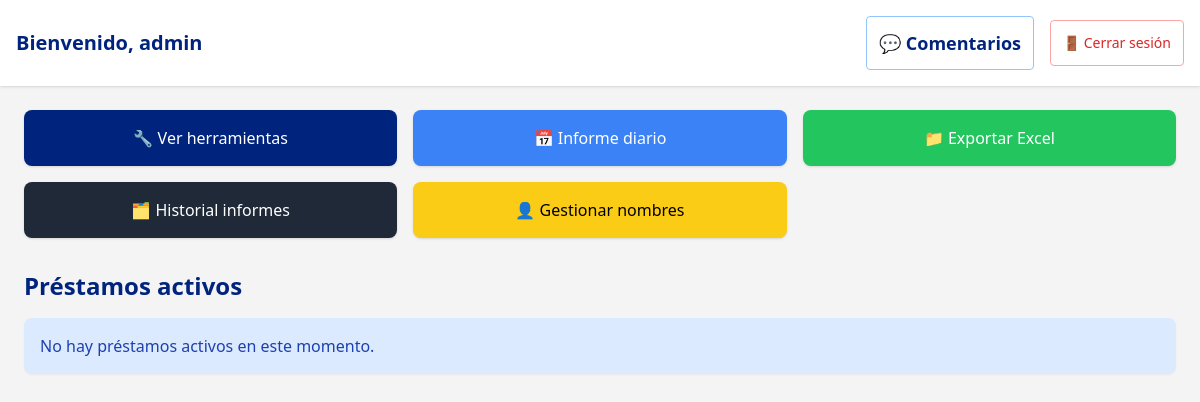
Page /dashboard.php (signed in) on the earlier database version.
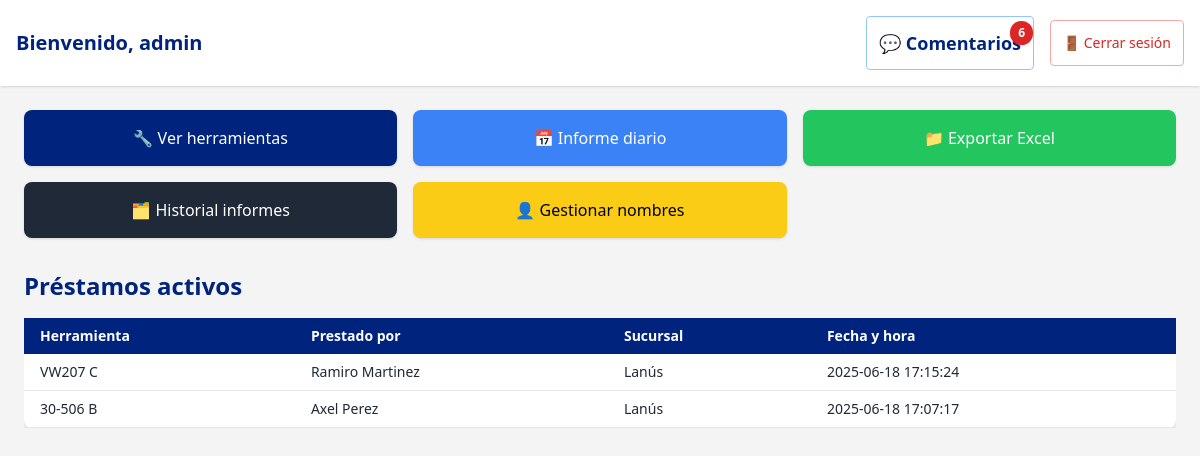
Same page on the later database version.
### tables this page shows
CREATE TABLE `prestamos` (
  `id` int(11) NOT NULL AUTO_INCREMENT,
  `herramienta_id` int(11) NOT NULL,
  `mecanico_id` int(11) DEFAULT NULL,
  `nombre_personalizado` varchar(100) DEFAULT NULL,
  `sucursal` varchar(100) NOT NULL DEFAULT 'Lanús',
  `fecha_hora` datetime NOT NULL,
  `fecha_devolucion` datetime DEFAULT NULL,
  `devuelta` tinyint(1) DEFAULT 0,
  `comentario_devolucion` text DEFAULT NULL,
  `leido` tinyint(1) DEFAULT 0,
  PRIMARY KEY (`id`),
  KEY `herramienta_id` (`herramienta_id`),
  CONSTRAINT `prestamos_ibfk_1` FOREIGN KEY (`herramienta_id`) REFERENCES `herramientas` (`id`) ON UPDATE CASCADE
);

CREATE TABLE `herramientas` (
  `id` int(11) NOT NULL AUTO_INCREMENT,
  `codigo` varchar(50) DEFAULT NULL,
  `nombre` varchar(100) NOT NULL,
  `ubicacion` varchar(100) NOT NULL,
  `imagen` varchar(255) DEFAULT NULL,
  `cantidad` int(11) DEFAULT 1,
  PRIMARY KEY (`id`)
);

CREATE TABLE `mecanicos` (
  `id` int(11) NOT NULL AUTO_INCREMENT,
  `nombre` varchar(100) NOT NULL,
  PRIMARY KEY (`id`),
  UNIQUE KEY `nombre` (`nombre`)
);

### dashboard.php (the view, shortened to what this page needs)
<?php
include 'includes/conexion.php';
$nombreGerente = $_SESSION['gerente'];
$prestamos = $conexion->query("SELECT p.*, h.nombre AS herramienta, m.nombre AS mecanico FROM prestamos p LEFT JOIN herramientas h ON p.herramienta_id = h.id LEFT JOIN mecanicos m ON p.mecanico_id = m.id WHERE p.devuelta = 0 ORDER BY p.fecha_hora DESC");
$noLeidosRes = $conexion->query("SELECT COUNT(*) AS total FROM prestamos WHERE comentario_devolucion IS NOT NULL AND TRIM(comentario_devolucion) != '' AND leido = 0");
$noLeidos = $noLeidosRes->fetch_assoc()['total'] ?? 0;
?>
<!DOCTYPE html>
<html lang="es">
<head>
    <script src="https://cdn.tailwindcss.com"></script>
</head>
<body class="bg-[var(--vw-gray)] text-gray-800 min-h-screen">
<header class="bg-white shadow p-4 flex items-center justify-between relative">
    <h1 class="text-xl font-bold text-[var(--vw-blue)]">Bienvenido, <?= htmlspecialchars($nombreGerente) ?></h1>
    <div class="flex items-center gap-4">
        <div class="relative p-3 rounded border border-blue-300 hover:bg-blue-50 transition">
            <button id="btnMensajes" class="text-[var(--vw-blue)] hover:text-blue-800 transition text-lg font-bold relative">
                💬 Comentarios
                <?php if ($noLeidos > 0): ?>
                    <span class="absolute -top-2 -right-3 bg-red-600 text-white text-xs px-2 py-1 rounded-full shadow"><?= $noLeidos ?></span>
                <?php endif; ?>
            </button>
        </div>
        <a href="logout.php" class="p-3 text-sm text-red-600 rounded border border-red-300 hover:bg-red-300 transition">🚪 Cerrar sesión</a>
    </div>
</header>
<main class="p-6 max-w-7xl mx-auto">
    <div class="grid grid-cols-1 sm:grid-cols-2 md:grid-cols-3 gap-4 mb-8">
        <a href="listar_herramientas.php" class="bg-[var(--vw-blue)] text-white p-4 rounded-lg shadow hover:bg-blue-900 transition text-center">🔧 Ver herramientas</a>
        <a href="informe_diario.php" class="bg-blue-500 text-white p-4 rounded-lg shadow hover:bg-blue-600 transition text-center">📅 Informe diario</a>
        <a href="exportar_informe_excel.php" class="bg-green-500 text-white p-4 rounded-lg shadow hover:bg-green-600 transition text-center">📁 Exportar Excel</a>
        <a href="historial_informes.php" class="bg-gray-800 text-white p-4 rounded-lg shadow hover:bg-gray-900 transition text-center">🗂 Historial informes</a>
        <a href="gestion_nombres.php" class="bg-yellow-400 text-black p-4 rounded-lg shadow hover:bg-yellow-500 transition text-center">👤 Gestionar nombres</a>
    </div>
    <h2 class="text-2xl font-semibold text-[var(--vw-blue)] mb-4">Préstamos activos</h2>
    <?php if ($prestamos->num_rows > 0): ?>
        <div class="overflow-x-auto">
            <table class="min-w-full bg-white rounded-lg shadow text-sm">
                <thead class="bg-[var(--vw-blue)] text-white">
                    <tr>
                        <th class="px-4 py-2 text-left">Herramienta</th>
                        <th class="px-4 py-2 text-left">Prestado por</th>
                        <th class="px-4 py-2 text-left">Sucursal</th>
                        <th class="px-4 py-2 text-left">Fecha y hora</th>
                    </tr>
                </thead>
                <tbody>
                    <?php while ($row = $prestamos->fetch_assoc()): ?>
                        <tr class="border-b hover:bg-[var(--vw-gray)]">
                            <td class="px-4 py-2"><?= htmlspecialchars($row['herramienta']) ?></td>
                            <td class="px-4 py-2"><?= $row['mecanico'] ?? htmlspecialchars($row['nombre_personalizado']) ?></td>
                            <td class="px-4 py-2"><?= htmlspecialchars($row['sucursal']) ?></td>
                            <td class="px-4 py-2"><?= htmlspecialchars($row['fecha_hora']) ?></td>
                        </tr>
                    <?php endwhile; ?>
                </tbody>
            </table>
        </div>
    <?php else: ?>
        <div class="p-4 bg-blue-100 text-blue-800 rounded-lg shadow-sm">No hay préstamos activos en este momento.</div>
    <?php endif; ?>
</main>
</body>
</html>

Differences in the rows shown:
added prestamos: herramienta.nombre "VW207 C", mecanico.nombre "Ramiro Martinez", sucursal "Lanús", fecha_hora "2025-06-18 17:15:24"
added prestamos: herramienta.nombre "30-506 B", mecanico.nombre "Axel Perez", sucursal "Lanús", fecha_hora "2025-06-18 17:07:17"
Other differences:
$noLeidos: (not shown) → "6"
text no longer shown: "No hay préstamos activos en este momento."
text now shown: "Herramienta Prestado por Sucursal Fecha y hora"
